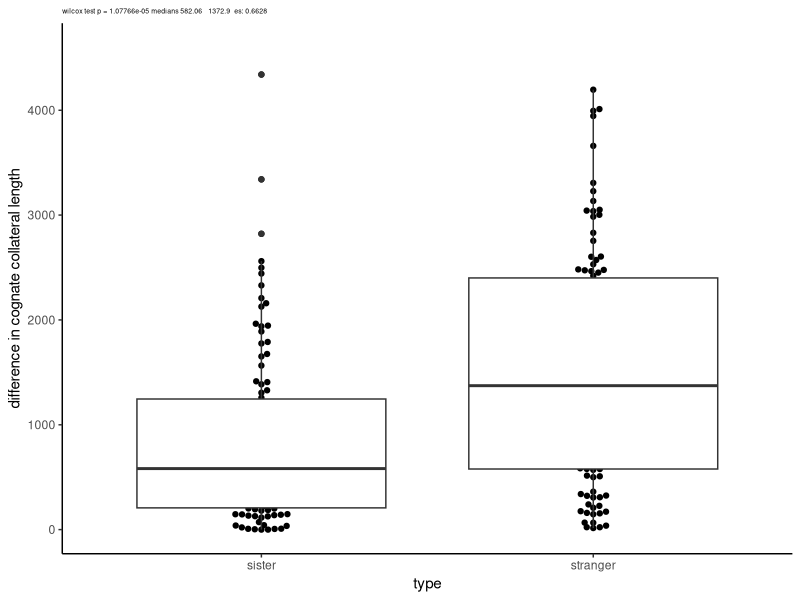
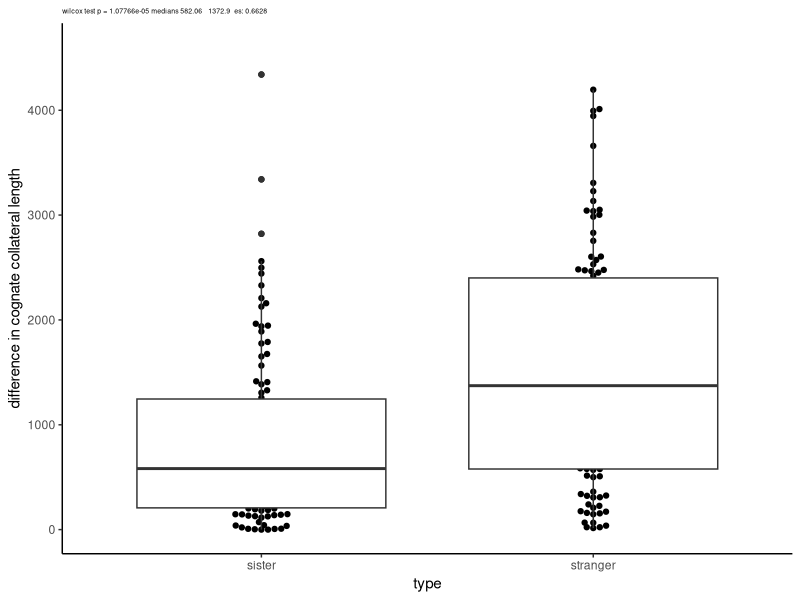

Source code (R) for these figures, in order:
#collateral length analyses
#load packages------
library(dplyr)
library(ggbeeswarm)
getmode <- function(v) {
  uniqv <- unique(v)
  uniqv[which.max(tabulate(match(v, uniqv)))]
}
cohensd <- function(x,y){
  #absolute value of difference in group means
  diffinmeans <- abs(mean(x)-mean(y))
  #pooled standard deviation- root mean square of the standard deviations
  pooledsd <- sqrt(((sd(x)^2)+(sd(y)^2))/2)
  #cohens d
  return(diffinmeans/pooledsd)
}
theme_set(theme_classic())
#set working directory and load files------
setwd("C:/Users/emmamtk/Desktop/CSVs for paper")
pn.info <- read.csv('PN_info.csv')
bout.info <- read.csv('bouton_info_collateral_bps.csv')
#calculate bp to bouton distance (collateral length proxy)------------
bout.info$dx <- abs(bout.info$center.x- bout.info$bp.x)
bout.info$dy <- abs(bout.info$center.y- bout.info$bp.y)
bout.info$dz <- abs(bout.info$center.z- bout.info$bp.z)
bout.info$dbp <- sqrt((bout.info$dx^2)+(bout.info$dy^2)+(bout.info$dz^2))
#get ML position of branch points for each neuron ordered ML
pnbranchpts <- list()
for(i in 1:nrow(pn.info)){
  pn <- pn.info$pn.bodyId[i]
  bps <- unique(bout.info$bp.x[bout.info$pn.bodyId== pn])
  bps <- bps[order(bps)]
  pnbranchpts[[i]] <- bps
  names(pnbranchpts)[i] <- pn
  pn.info$nbp[i] <- length(bps)
}
#get collateral lengths ordered ML for each PN
pncollaterals <- list()
for(i in 1:nrow(pn.info)){
  pn <- pn.info$pn.bodyId[i]
  collateral <- bout.info$coll.length[bout.info$pn.bodyId== pn]
  bps <- bout.info$bp.x[bout.info$pn.bodyId== pn]
  collateral <- collateral[order(bps)]
  pncollaterals[[i]] <- collateral
  names(pncollaterals)[i] <- pn
}

#pw differences in collateral length between different types of PNs with the same number of collaterals------
#get number of collaterals (really bouton number) for each PN
for(i in 1:nrow(pn.info)){
  pn.info$ncoll[i] <- length(pncollaterals[names(pncollaterals) == pn.info$pn.bodyId[i]][[1]])
}

pwdiff <- vector(length = 0)
for(n in 1:7){
  #PNs with the given number of branch points
  pns <- filter(pn.info, ncoll ==n)
  #branch points of pns
  pn.coll <- pncollaterals[names(pncollaterals)%in%pns$pn.bodyId]
  #glomeruli represented in the group
  gloms <- unique(pns$pn.glomerulus)
  #iterate through glomeruli, comparing each PN to PNs of different glomeruli avoiding redundant comparisons
  for(a in 1:(length(gloms)-1)){
    #pns in glom a
    glomapn <- pns$pn.bodyId[pns$pn.glomerulus%in%gloms[a]]
    #pns not in glom a that haven't been compared yet
    otherpn <- pns$pn.bodyId[pns$pn.glomerulus%in%gloms[(a+1):length(gloms)]]
    #compute pairwise distances between each PN belonging to glomA and otherpns
    for(i in 1:length(glomapn)){
      for(j in 1:length(otherpn)){
        pwdiff <- c(pwdiff,
                    abs(pn.coll[names(pn.coll)%in%glomapn[i]][[1]]-pn.coll[names(pn.coll)%in%otherpn[j]][[1]])
        )
      }
    }
    
  }
  
}
#compare cognate collateral lengths--------------------
#make glomeruli dataframe to store comparisons in
glomeruli <-data.frame(pn.glomerulus = unique(pn.info[,3]))
#filter out pn types with only 1 neuron
for(i in 1:length(unique(pn.info$pn.glomerulus))){
  pn.info$nneuron[pn.info$pn.glomerulus==unique(pn.info$pn.glomerulus)[i]] <- 
    nrow(filter(pn.info, pn.glomerulus == unique(pn.info$pn.glomerulus)[i]))
}
pn.info <- pn.info[pn.info$nneuron!=1,]
bout.info <- bout.info[bout.info$pn.bodyId%in%pn.info$pn.bodyId,]

#Pairwise differences in collateral length------
#for each glomerulus calculate pairwise differences in collateral length of cognate boutons
#list that will hold the name of each glomerulus/ PN type and the vector of collateral lengths ordered ml
glomdeltacol <- list()
for(g in 1:nrow(glomeruli)){
  #defines glomerulus of interest
  glom <- glomeruli$pn.glomerulus[g]
  #defines PNs that innervate the glomerulus of interest
  glom.pns <- pn.info$pn.bodyId[pn.info$pn.glomerulus==glom]
  #list that will hold collateral lengths on PNs of this type
  pn.coll <- pncollaterals[names(pncollaterals)%in%glom.pns]
  #determine what the most common number of boutons is for PNs of this type
  glomeruli$ncoll[g] <- getmode(lengths(pn.coll))
  #limit list of branch points to those with the most common number of branch points
  pn.coll <- pn.coll[lengths(pn.coll)%in%glomeruli$ncoll[g]]
  #record how many neurons have the most common number of branch points
  glomeruli$neuronscoll[g] <- length(pn.coll)
  #compute pairwise distances between cognate branch points
  pwdbp <- vector(length = 0)
  if(length(pn.coll) >1){
    for(p in 1:(length(pn.coll)-1)){
      for(q in (p+1):length(pn.coll)){
        pwdbp <- c(pwdbp,abs(pn.coll[[p]]-pn.coll[[q]]))
      }
    }
  }
  if(length(pn.coll)==1){
    pwdbp <- c(pwdbp,NA)
  }
  #store pairwise distances between cognate branch points
  glomdeltacol[[g]] <- pwdbp
  #name list entry after the PN type/ glomerulus
  names(glomdeltacol)[g] <- glomeruli$pn.glomerulus[g]
}

#plot pairwise distances between cognate PNs and other PNs----
#get vector of pairwise distances between cognate branch points on sister PNs
pwsistercoll <- vector(length = 0)
for(i in 1:length(glomdeltacol)){
  pwsistercoll <- c(pwsistercoll, glomdeltacol[[i]])
}
pwsistercoll <- pwsistercoll[!is.na(pwsistercoll)]
#select 98 random stranger distances to plot
pwcoll.rand <- unique(pwdiff[round(runif(105,1,2206))])
pwcoll.rand <- pwcoll.rand[1:98]
#make data into a plottable data frame
plotcoll <- as.data.frame(rbind(cbind(pwsistercoll, 'sister'),cbind(pwcoll.rand, 'stranger')))
colnames(plotcoll) <- c('distance', 'type')
#shapiro test for normality
shapiro.test(pwsistercoll)
shapiro.test(pwcoll.rand)#data is nor normally distributed will do a wilcox rank sum test
#wilcox rank sum test 
test <- wilcox.test(pwsistercoll, pwcoll.rand)
m1 <- round(median(pwsistercoll),2)
m2 <- round(median(pwcoll.rand),2)
#cohensD for effect size
cd <- cohensd(pwsistercoll,pwcoll.rand)
#plot data
ggplot(plotcoll, aes(x= type, y = as.numeric(distance)))+geom_beeswarm()+geom_boxplot()+
  ggtitle(paste("wilcox test p =",round(test$p.value,10),'medians',m1, ' ', m2, ' es:',round(cd,4)))+
  theme(plot.title = element_text(size = 5))+
  ylab('difference in cognate collateral length')+
  ylim(0,4600)
ggsave('cognatecollateral_differences.pdf',
       device = 'pdf',
       width = 4,height =6 ,units = 'in')

